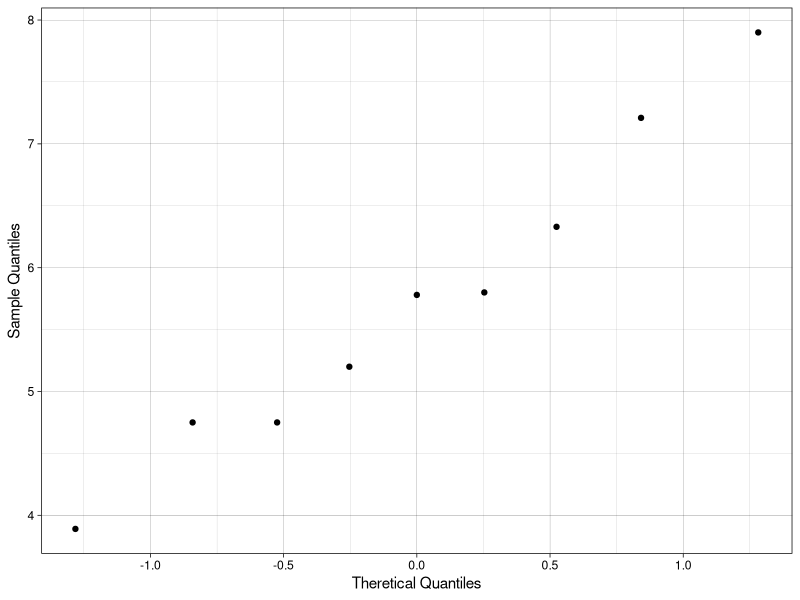
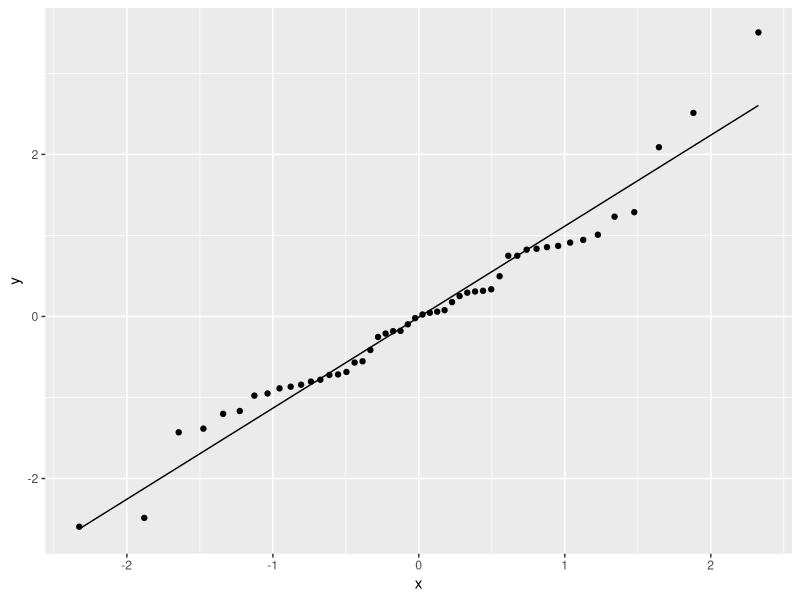
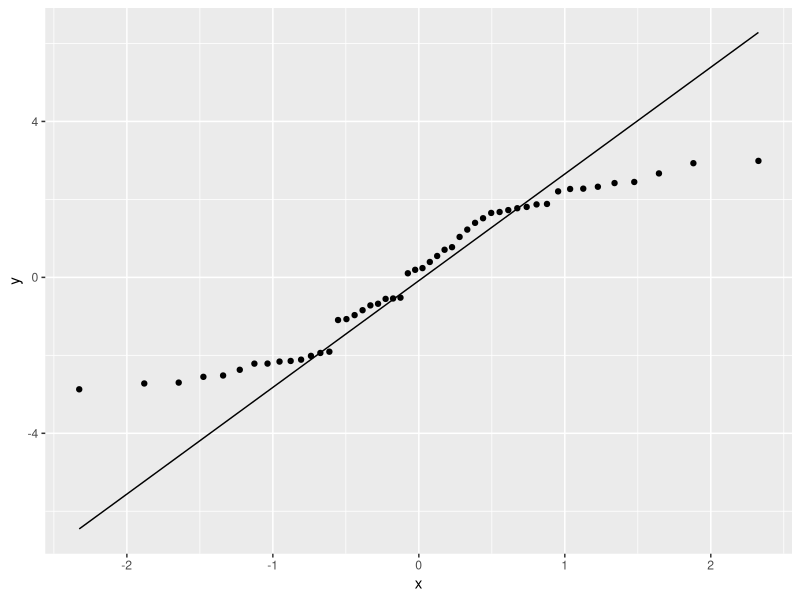
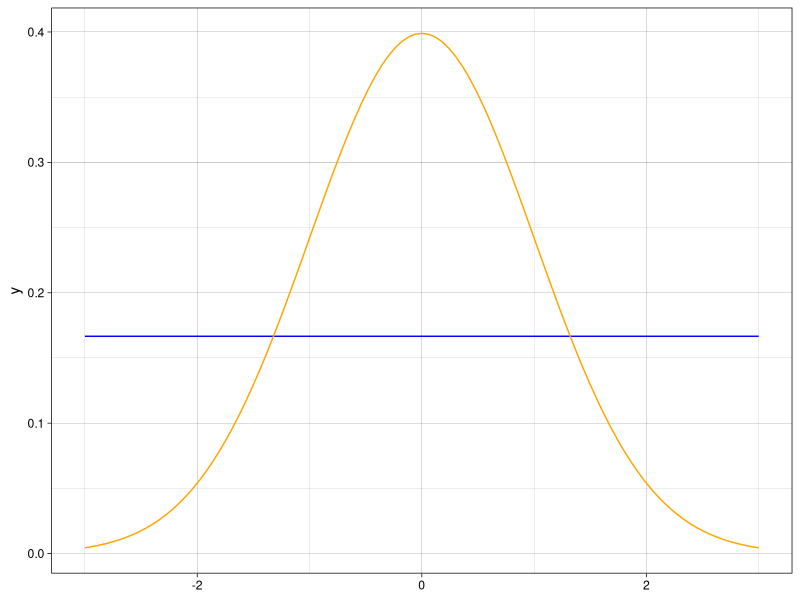
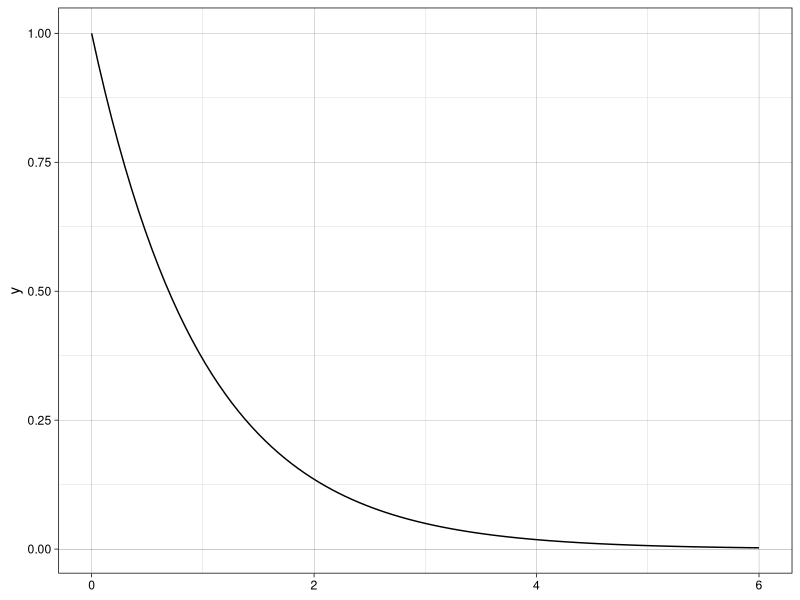
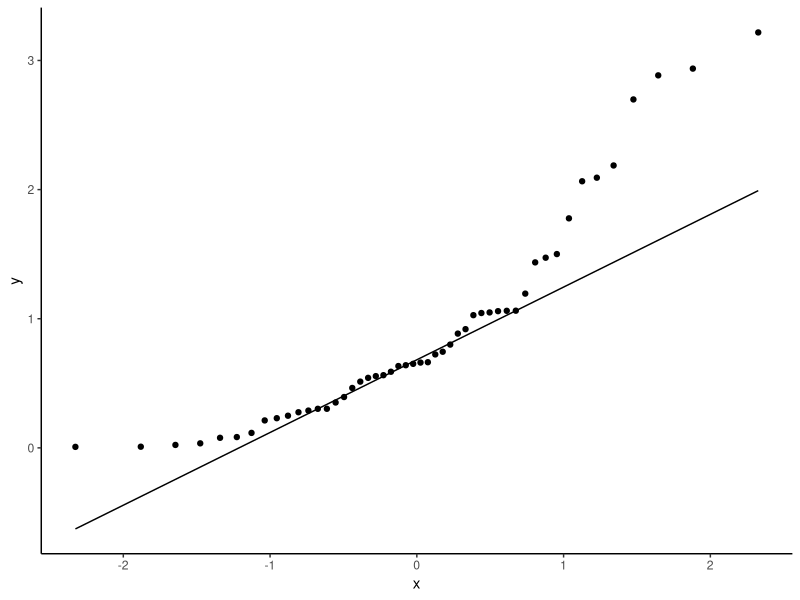
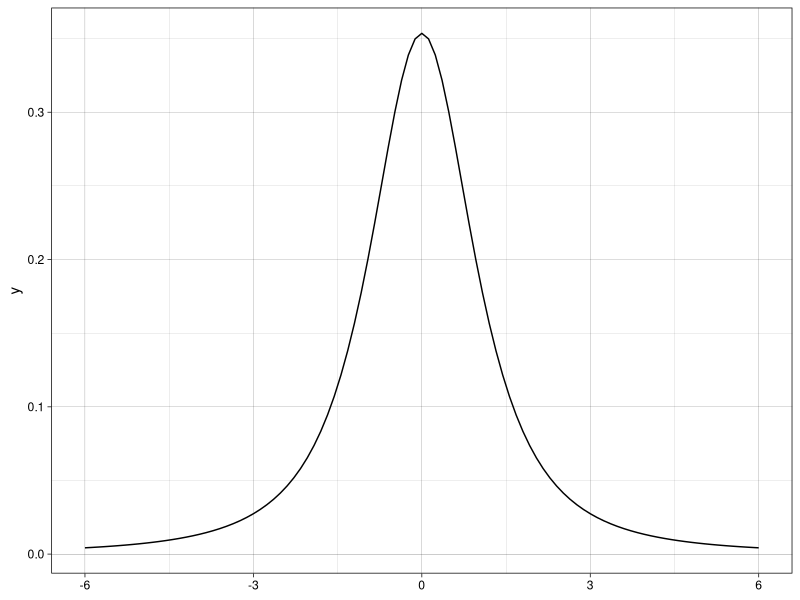
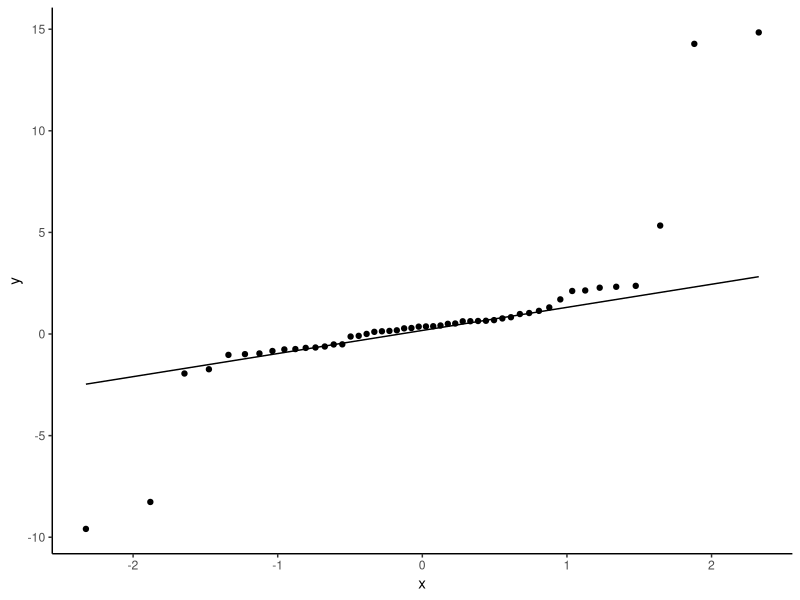

Reproduce these figures in R, in order.
## ---- chunk 1
knitr::opts_chunk$set(
  message = FALSE,
  warning = FALSE,
  comment = NA
)
## ---- chunk 2
library(tidyverse)
library(kableExtra)
## ---- chunk 3
sample <- c(3.89, 4.75, 4.75, 5.20, 5.78, 5.80, 6.33, 7.21, 7.90)
sample
## ---- chunk 4
# standard normal is N(0, 1)
# function qnorm(p, mean, SD)
# default mean = 0 and sd = 1
# we can omit them in the code

# long way for illustration
deciles <- qnorm(p = c(0.1, 0.2, 0.3, 0.4, 0.5, 0.6, 0.7, 0.8, 0.9))
deciles

# this is a better coding strategy
# it scales up for larger problems
decile <- qnorm(p = seq(from = 0.1, to = 0.9, by = 0.1))
## ---- chunk 5
plotdata1 <- tibble(
  sample = c(3.89, 4.75, 4.75, 5.20, 5.78, 5.80, 6.33, 7.21, 7.90),
  deciles = qnorm(seq(from = 0.1, to = 0.9, by = 0.1))
)

plotdata1 %>%
  kable(digits = 2) %>%
  kable_styling(
    full_width = FALSE,
    position = "left",
    font_size = 14
  )
## ---- chunk 6
ggplot(plotdata1, aes(x = deciles, y = sample)) +
  geom_point() +
  labs(
    x = "Theretical Quantiles",
    y = "Sample Quantiles"
  ) +
  theme_linedraw()
## ---- chunk 7
n <- 9
plotdata1 %>%
  mutate(
    point_number = 1:n,
    order_statistic = point_number / (n + 1)
  )
## ---- chunk 8
plotdata2 <- tibble(sample = c(3.89, 4.75, 4.75, 5.20, 5.78, 5.80, 6.33, 7.21, 7.90)) %>%
  mutate(
    point_number = row_number(),
    order_statistic = point_number / (n() + 1),
    quantile_value = qnorm(order_statistic, 0, 1)
  )
plotdata2
## ---- chunk 9
normal_sample <- tibble(x = rnorm(50, 0, 1))

ggplot(normal_sample, aes(sample = x)) +
  geom_qq() +
  geom_qq_line()
## ---- chunk 10
# X ~ Unif(-3, +3) covers about the same range
# of values on the x-axis as a standard normal

uniform_sample <- tibble(x = runif(50, -3, +3))

ggplot(uniform_sample, aes(sample = x)) +
  geom_qq() +
  geom_qq_line()
## ---- chunk 11
ggplot() +
  stat_function(
    fun = dunif,
    args = list(-3, 3),
    color = "blue"
  ) +
  stat_function(
    fun = dnorm,
    args = list(0, 1),
    color = "orange"
  ) +
  scale_x_continuous(limits = c(-3, +3)) +
  theme_linedraw()
## ---- chunk 12
# x ~ Exp(1)

exponential_sample <- tibble(x = rexp(50, 1))

# plot of the population
ggplot() +
  stat_function(
    fun = dexp,
    args = list(1)
  ) +
  scale_x_continuous(limits = c(0, 6)) +
  theme_linedraw()

ggplot(exponential_sample, aes(sample = x)) +
  geom_qq() +
  geom_qq_line() +
  theme_classic()
## ---- chunk 13
# X ~ t(2)

t_sample <- tibble(x = rt(50, 2))

# plot of the population
ggplot() +
  stat_function(
    fun = dt,
    args = list(2)
  ) +
  scale_x_continuous(limits = c(-6, 6)) +
  theme_linedraw()

# formatted plot
ggplot(t_sample, aes(sample = x)) +
  geom_qq() +
  geom_qq_line() +
  theme_classic()
## ---- chunk 14
# choose your sample size
n <- 10

# sample generation is nested in the plot code
ggplot(
  tibble(x = rnorm(n, 0, 1)),
  aes(sample = x)
) +
  geom_qq() +
  geom_qq_line() +
  theme_classic()
## ---- chunk 15
# this code takes 9 samples of the indicated size

# choose your sample size
n <- 10

norm_samples <- tibble(
  sample_values = rnorm(9 * n, 0, 1),
  sample_number = rep(1:9, each = n)
)

ggplot(norm_samples, aes(sample = sample_values)) +
  geom_qq() +
  geom_qq_line() +
  facet_wrap(. ~ sample_number) +
  theme_classic()
## ---- chunk 16
sessionInfo()
